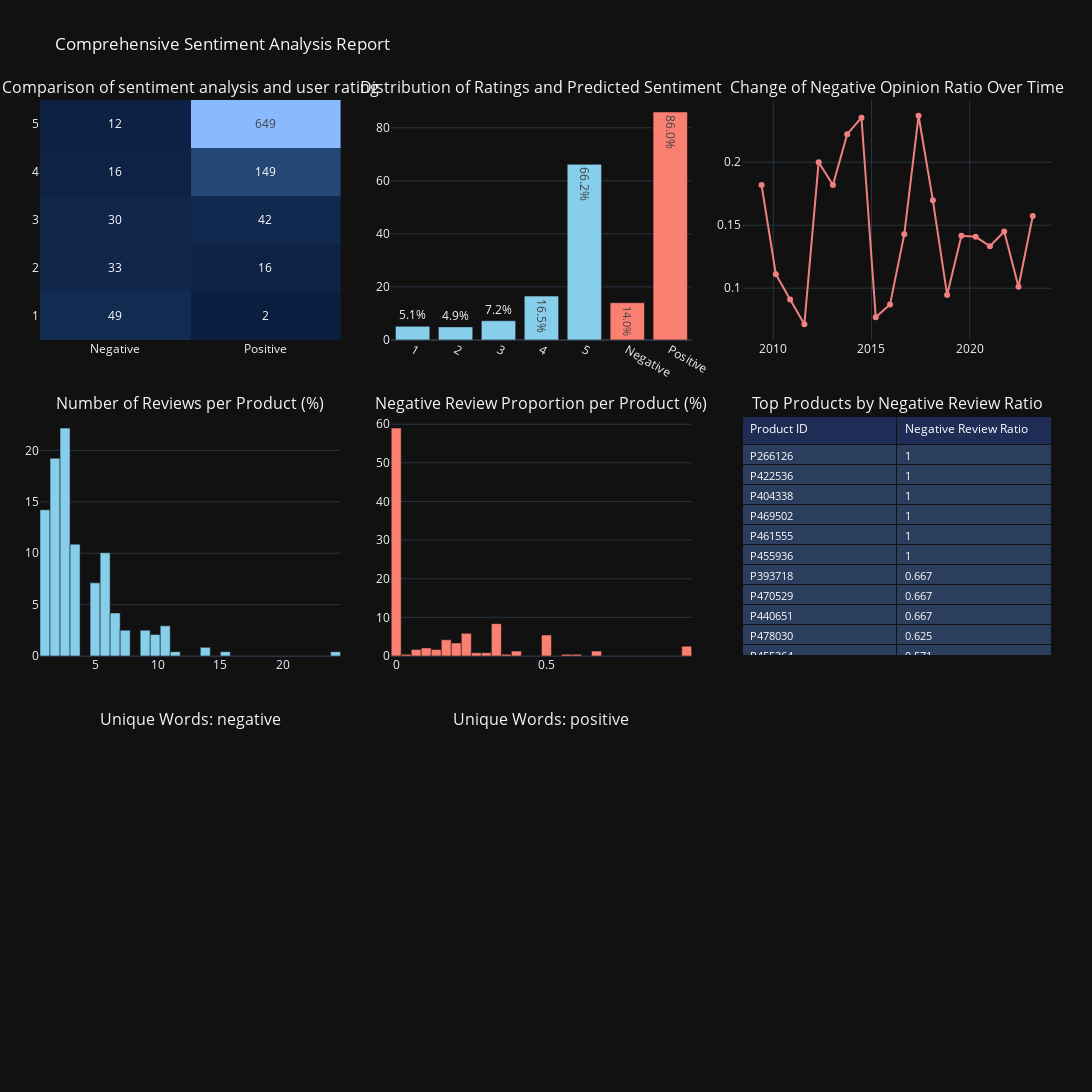

The notebook cell this image was saved under:
### Code cell
import pandas as pd
import numpy as np
import nltk
from nltk.corpus import stopwords
from nltk.stem import WordNetLemmatizer
from collections import Counter
import plotly.graph_objects as go
from plotly.subplots import make_subplots
from wordcloud import WordCloud
from PIL import Image
import io
import base64

# ------ NLTK downloads (odkomentuj przy pierwszym uruchomieniu) ------
# nltk.download('punkt')
# nltk.download('wordnet')
# nltk.download('stopwords')

# ------ Przygotowanie danych przykładowych (zastąp własnym df) ------
# df = pd.read_csv(...) # wczytaj swój DataFrame z kolumnami: rating, predicted_label, review_text, submission_time, product_id
# Zakładam, że df ma kolumny: 'rating', 'predicted_label', 'review_text', 'submission_time', 'product_id'

# ------ Funkcje preprocessingu ------
lemmatizer = WordNetLemmatizer()
stop_words = set(stopwords.words('english'))

def preprocess(text):
    tokens = nltk.word_tokenize(str(text).lower())
    tokens = [lemmatizer.lemmatize(t) for t in tokens if t.isalpha() and t not in stop_words]
    return tokens

df['tokens'] = df['review_text'].apply(preprocess)

# ------ Funkcja unikalnych słów ------
def unique_words_for_label(df, label, n=50):
    tokens_in_label = df[df['predicted_label'] == label]['tokens'].sum()
    counter_label = Counter(tokens_in_label)
    tokens_other = df[df['predicted_label'] != label]['tokens'].sum()
    set_other = set(tokens_other)
    unique_words = {word: freq for word, freq in counter_label.items() if word not in set_other}
    top_unique = sorted(unique_words.items(), key=lambda x: x[1], reverse=True)[:n]
    return dict(top_unique)

labels = df['predicted_label'].dropna().unique()

pivot = pd.crosstab(df['rating'], df['predicted_label'])
custom_blues = [
    [0, '#0a1e3f'],   # ciemny granat
    [0.25, '#274b7c'], 
    [0.5, '#3b6ebd'], 
    [0.75, '#5a90e7'], 
    [1, '#8ab9ff']    # jasny błękit
]

heatmap_fig = go.Figure(data=go.Heatmap(
    z=pivot.values,
    x=pivot.columns,
    y=pivot.index.astype(str),
    colorscale=custom_blues,
    text=pivot.values,
    texttemplate="%{text}",
    showscale=False  # usuwa pasek kolorów po prawej
))

heatmap_fig.update_layout(
    title="Comparison of sentiment analysis and user rating",
    xaxis_title="Predicted Sentiment",
    yaxis_title="Original Rating",
    template="plotly_dark",
    xaxis=dict(showgrid=False),
    yaxis=dict(showgrid=False)
)
\

# ------ Histogramy oryginalnych ratingów i predykcji (w jednej figurze jako 2 słupki obok) ------
rating_counts = df['rating'].value_counts(normalize=True).sort_index() * 100
pred_counts = df['predicted_label'].value_counts(normalize=True).sort_index() * 100

hist_fig = go.Figure()
hist_fig.add_trace(go.Bar(
    x=rating_counts.index.astype(str),
    y=rating_counts.values,
    name='Original Ratings',
    marker_color='skyblue',
    text=[f"{v:.1f}%" for v in rating_counts.values],
    textposition='auto'
))
hist_fig.add_trace(go.Bar(
    x=pred_counts.index.astype(str),
    y=pred_counts.values,
    name='Predicted Sentiment',
    marker_color='salmon',
    text=[f"{v:.1f}%" for v in pred_counts.values],
    textposition='auto'
))
hist_fig.update_layout(
    barmode='group',
    title="Distribution of Original Ratings and Predicted Sentiment Labels",
    xaxis_title="Category",
    yaxis_title="Percentage (%)",
    template="plotly_dark"
)

# ------ Trend zmiany neg/pos ratio w czasie ------
df['date'] = pd.to_datetime(df['submission_time'], errors='coerce')
df_filtered = df[df['predicted_label'].isin(['Negative', 'Positive'])].copy()
df_filtered['time_bin'] = pd.cut(df_filtered['date'].dropna(), bins=20)

counts = df_filtered.groupby(['time_bin', 'predicted_label']).size().unstack(fill_value=0)
counts['neg_to_pos_ratio'] = counts['Negative'] / (counts['Negative'] + counts['Positive'])

bin_right_edges = counts.index.map(lambda x: x.right if pd.notnull(x) else None)

trend_fig = go.Figure()
trend_fig.add_trace(go.Scatter(
    x=bin_right_edges,
    y=counts['neg_to_pos_ratio'],
    mode='lines+markers',
    line=dict(color='lightcoral'),
    name='Negative Opinion Ratio'
))
trend_fig.update_layout(
    title="Change of Negative Opinion Ratio Over Time (20 equal time intervals)",
    xaxis_title="Time (right edge of interval)",
    yaxis_title="Negative Opinion Ratio",
    template="plotly_dark",
    xaxis_tickangle=45
)

# ------ Histogramy dla produktów (liczba opinii i proporcja negatywnych) ------
grouped = df.groupby('product_id')
reviews_count = grouped.size()
negative_count = df.groupby('product_id')['predicted_label'].apply(lambda x: (x=='Negative').sum())
negative_ratio = negative_count / reviews_count

product_fig = make_subplots(rows=1, cols=2, subplot_titles=[
    "Histogram of Number of Reviews per Product (%)",
    "Histogram of Negative Review Proportion per Product (%)"
])

# Histogram liczby opinii %
counts, bins = np.histogram(reviews_count, bins=30)
percentages = counts / counts.sum() * 100

product_fig.add_trace(go.Bar(
    x=bins[:-1],
    y=percentages,
    width=np.diff(bins),
    marker_color='skyblue',
    name='Reviews Count %',
    showlegend=False
), row=1, col=1)

product_fig.update_xaxes(title_text="Number of Reviews", row=1, col=1)
product_fig.update_yaxes(title_text="Percentage of Products", row=1, col=1)

# Histogram proporcji negatywnych opinii %
counts2, bins2 = np.histogram(negative_ratio.dropna(), bins=30)
percentages2 = counts2 / counts2.sum() * 100

product_fig.add_trace(go.Bar(
    x=bins2[:-1],
    y=percentages2,
    width=np.diff(bins2),
    marker_color='salmon',
    name='Negative Ratio %',
    showlegend=False
), row=1, col=2)

product_fig.update_xaxes(title_text="Proportion of Negative Reviews", row=1, col=2)
product_fig.update_yaxes(title_text="Percentage of Products", row=1, col=2)

product_fig.update_layout(
    title_text="Product Review Statistics",
    template="plotly_dark",
    bargap=0.1,
    height=400,
    width=900
)

import plotly.graph_objects as go

# Grupowanie i obliczanie proporcji negatywnych opinii
grouped = df.groupby('product_id')
reviews_count = grouped.size()
negative_count = grouped['predicted_label'].apply(lambda x: (x == 'Negative').sum())
negative_ratio = (negative_count / reviews_count).fillna(0)

# Wybór top 10 produktów o najwyższej proporcji negatywnych opinii
top_negative_products = negative_ratio.sort_values(ascending=False).head(15).reset_index()
top_negative_products.columns = ['product_id', 'negative_ratio']

# Zaokrąglenie wartości do 3 miejsc po przecinku (opcjonalnie)
top_negative_products['negative_ratio'] = top_negative_products['negative_ratio'].round(3)

# Tworzenie tabeli w Plotly
table_fig = go.Figure(data=[go.Table(
    header=dict(
        values=["Product ID", "Negative Review Ratio"],
        fill_color='#1f2c56',
        font=dict(color='white', size=12),
        align='left'
    ),
    cells=dict(
        values=[top_negative_products['product_id'], top_negative_products['negative_ratio']],
        fill_color='#2c3e5e',
        font=dict(color='white', size=11),
        align='left'
    )
)])

table_fig.update_layout(
    template='plotly_dark',
    title="Top 10 Products by Negative Review Ratio"
)



# ------ WordCloud - generowanie obrazków chmur słów ------

def generate_wordcloud_image(freq_dict):
    wc = WordCloud(width=400, height=300, background_color=None, mode="RGBA", colormap='coolwarm')
    wc.generate_from_frequencies(freq_dict)
    img = wc.to_image()
    buffer = io.BytesIO()
    img.save(buffer, format='PNG')
    encoded = base64.b64encode(buffer.getvalue()).decode()
    return "data:image/png;base64," + encoded

wordcloud_images = {}
for label in labels:
    freqs = unique_words_for_label(df, label, n=100)
    wordcloud_images[label] = generate_wordcloud_image(freqs)

# ------ Funkcja do dodawania chmury słów do subplotu z odpowiednim ukryciem osi ------

import plotly.graph_objects as go
from plotly.subplots import make_subplots

def add_wordcloud_to_subplot(fig, img_array, row, col):
    # img_array musi być numpy array obrazu RGB
    fig.add_trace(go.Image(z=img_array), row=row, col=col)
    # Wyłącz osie i siatkę
    fig.update_xaxes(showgrid=False, zeroline=False, visible=False, row=row, col=col, range=[0, img_array.shape[1]])
    fig.update_yaxes(showgrid=False, zeroline=False, visible=False, row=row, col=col, range=[0, img_array.shape[0]], scaleanchor="x")

# Ustawienia raportu - 3 kolumny, 3 rzędy (ostatni rząd na chmury słów)
wc_cols = 3
wc_rows = 1  # np. 2 chmury słów -> 1 wiersz, 3 kolumny

report_fig = make_subplots(
    rows=3, cols=3,
    specs=[
        [{"type":"heatmap"}, {"type":"bar"}, {"type":"scatter"}],
        [{"type":"bar"}, {"type":"bar"}, {"type": "domain"}],
        [{"type":"image"}, {"type":"image"}, None],
    ],

    subplot_titles=[
        "Comparison of sentiment analysis and user rating",
        "Distribution of Ratings and Predicted Sentiment",
        "Change of Negative Opinion Ratio Over Time",
        "Number of Reviews per Product (%)",
        "Negative Review Proportion per Product (%)",
        "Top Products by Negative Review Ratio",
        "Unique Words: Negative",
        "Unique Words: Positive",
        None,
    ],
    column_widths=[0.33, 0.33, 0.34],
    row_heights=[0.3, 0.3, 0.4],
    horizontal_spacing=0.05,
    vertical_spacing=0.08,
)

# Dodajemy wykresy do raportu (przykład, podmień swoje figury)
for trace in heatmap_fig.data:
    report_fig.add_trace(trace, row=1, col=1)

for trace in hist_fig.data:
    report_fig.add_trace(trace, row=1, col=2)

for trace in trend_fig.data:
    report_fig.add_trace(trace, row=1, col=3)

for i, trace in enumerate(product_fig.data):
    col = 1 if i == 0 else 2
    report_fig.add_trace(trace, row=2, col=col)

for trace in table_fig.data:
    report_fig.add_trace(trace, row=2, col=3)


# Dodajemy chmury słów (wordcloud_images[label] = numpy array obrazu)
labels = ['Negative', 'Positive']  # dostosuj do swojego zbioru etykiet
for i, label in enumerate(labels):
    row = 3
    col = i + 1
   # add_wordcloud_to_subplot(report_fig, wordcloud_images[label], row=row, col=col)

# Ukrywamy puste subplott'y - tutaj (3,3)
report_fig.update_xaxes(visible=False, row=3, col=3)
report_fig.update_yaxes(visible=False, row=3, col=3)

# Ustawienia layoutu
report_fig.update_layout(
    height=900 + 350*wc_rows,
    width=1400,
    title_text="Comprehensive Sentiment Analysis Report",
    template="plotly_dark",
    showlegend=False,
    margin=dict(t=100, l=40, r=40, b=40),
)

report_fig.show()



# ------ Zapis raportu do pliku HTML i automatyczne otwarcie ------
from plotly.offline import plot
plot(report_fig, filename="sentiment_analysis_report.html",auto_open=False)

### Figure 1 — Plotly figure (JSON) as saved in the notebook; plotly's stock layout.template omitted (floating-point values rounded to 4 significant figures)
{"data": [{"colorscale": [[0, "#0a1e3f"], [0.25, "#274b7c"], [0.5, "#3b6ebd"], [0.75, "#5a90e7"], [1, "#8ab9ff"]], "showscale": false, "text": [[49, 2], [33, 16], [30, 42], [16, 149], [12, 649]], "texttemplate": "%{text}", "type": "heatmap", "x": ["Negative", "Positive"], "xaxis": "x", "y": ["1", "2", "3", "4", "5"], "yaxis": "y", "z": [[49, 2], [33, 16], [30, 42], [16, 149], [12, 649]]}, {"marker": {"color": "skyblue"}, "name": "Original Ratings", "text": ["5.1%", "4.9%", "7.2%", "16.5%", "66.2%"], "textposition": "auto", "type": "bar", "x": ["1", "2", "3", "4", "5"], "xaxis": "x2", "y": [5.11, 4.91, 7.214, 16.53, 66.23], "yaxis": "y2"}, {"marker": {"color": "salmon"}, "name": "Predicted Sentiment", "text": ["14.0%", "86.0%"], "textposition": "auto", "type": "bar", "x": ["Negative", "Positive"], "xaxis": "x2", "y": [14.03, 85.97], "yaxis": "y2"}, {"line": {"color": "lightcoral"}, "mode": "lines+markers", "name": "Negative Opinion Ratio", "type": "scatter", "x": ["2009-05-27T10:48:00.000000000", "2010-02-16T21:36:00.000000000", "2010-11-09T08:24:00.000000000", "2011-08-01T19:12:00.000000000", "2012-04-23T06:00:00.000000000", "2013-01-13T16:48:00.000000000", "2013-10-06T03:36:00.000000000", "2014-06-28T14:24:00.000000000", "2015-03-21T01:12:00.000000000", "2015-12-11T12:00:00.000000000", "2016-09-01T22:48:00.000000000", "2017-05-25T09:36:00.000000000", "2018-02-14T20:24:00.000000000", "2018-11-07T07:12:00.000000000", "2019-07-30T18:00:00.000000000", "2020-04-21T04:48:00.000000000", "2021-01-11T15:36:00.000000000", "2021-10-04T02:24:00.000000000", "2022-06-26T13:12:00.000000000", "2023-03-19T00:00:00.000000000"], "xaxis": "x3", "y": [0.1818, 0.1111, 0.09091, 0.07143, 0.2, 0.1818, 0.2222, 0.2353, 0.07692, 0.08696, 0.1429, 0.2368, 0.1698, 0.09459, 0.1416, 0.1407, 0.1333, 0.1449, 0.1011, 0.1573], "yaxis": "y3"}, {"marker": {"color": "skyblue"}, "name": "Reviews Count %", "showlegend": false, "type": "bar", "width": [0.8, 0.8, 0.8, 0.8, 0.8, 0.8, 0.8, 0.8, 0.8, 0.8, 0.8, 0.8, 0.8, 0.8, 0.8, 0.8, 0.8, 0.8, 0.8, 0.8, 0.8, 0.8, 0.8, 0.8, 0.8, 0.8, 0.8, 0.8, 0.8, 0.8], "x": [1, 1.8, 2.6, 3.4, 4.2, 5, 5.8, 6.6, 7.4, 8.2, 9, 9.8, 10.6, 11.4, 12.2, 13, 13.8, 14.6, 15.4, 16.2, 17, 17.8, 18.6, 19.4, 20.2, 21, 21.8, 22.6, 23.4, 24.2], "xaxis": "x4", "y": [14.23, 19.25, 22.18, 10.88, 0, 7.113, 10.04, 4.184, 2.51, 0, 2.51, 2.092, 2.929, 0.4184, 0, 0, 0.8368, 0, 0.4184, 0, 0, 0, 0, 0, 0, 0, 0, 0, 0, 0.4184], "yaxis": "y4"}, {"marker": {"color": "salmon"}, "name": "Negative Ratio %", "showlegend": false, "type": "bar", "width": [0.03333, 0.03333, 0.03333, 0.03333, 0.03333, 0.03333, 0.03333, 0.03333, 0.03333, 0.03333, 0.03333, 0.03333, 0.03333, 0.03333, 0.03333, 0.03333, 0.03333, 0.03333, 0.03333, 0.03333, 0.03333, 0.03333, 0.03333, 0.03333, 0.03333, 0.03333, 0.03333, 0.03333, 0.03333, 0.03333], "x": [0, 0.03333, 0.06667, 0.1, 0.1333, 0.1667, 0.2, 0.2333, 0.2667, 0.3, 0.3333, 0.3667, 0.4, 0.4333, 0.4667, 0.5, 0.5333, 0.5667, 0.6, 0.6333, 0.6667, 0.7, 0.7333, 0.7667, 0.8, 0.8333, 0.8667, 0.9, 0.9333, 0.9667], "xaxis": "x5", "y": [59.0, 0.4184, 1.674, 2.092, 1.674, 4.184, 3.347, 5.858, 0.8368, 0.8368, 8.368, 0.4184, 1.255, 0, 0, 5.439, 0, 0.4184, 0.4184, 0, 1.255, 0, 0, 0, 0, 0, 0, 0, 0, 2.51], "yaxis": "y5"}, {"cells": {"align": "left", "fill": {"color": "#2c3e5e"}, "font": {"color": "white", "size": 11}, "values": [["P266126", "P422536", "P404338", "P469502", "P461555", "P455936", "P393718", "P470529", "P440651", "P478030", "P455364", "P3617", "P428250", "P400207", "P443840"], [1, 1, 1, 1, 1, 1, 0.667, 0.667, 0.667, 0.625, 0.571, 0.5, 0.5, 0.5, 0.5]]}, "domain": {"x": [0.694, 1], "y": [0.416, 0.668]}, "header": {"align": "left", "fill": {"color": "#1f2c56"}, "font": {"color": "white", "size": 12}, "values": ["Product ID", "Negative Review Ratio"]}, "type": "table"}], "layout": {"annotations": [{"font": {"size": 16}, "showarrow": false, "text": "Comparison of sentiment analysis and user rating", "x": 0.1485, "xanchor": "center", "xref": "paper", "y": 1, "yanchor": "bottom", "yref": "paper"}, {"font": {"size": 16}, "showarrow": false, "text": "Distribution of Ratings and Predicted Sentiment", "x": 0.4955, "xanchor": "center", "xref": "paper", "y": 1, "yanchor": "bottom", "yref": "paper"}, {"font": {"size": 16}, "showarrow": false, "text": "Change of Negative Opinion Ratio Over Time", "x": 0.847, "xanchor": "center", "xref": "paper", "y": 1, "yanchor": "bottom", "yref": "paper"}, {"font": {"size": 16}, "showarrow": false, "text": "Number of Reviews per Product (%)", "x": 0.1485, "xanchor": "center", "xref": "paper", "y": 0.668, "yanchor": "bottom", "yref": "paper"}, {"font": {"size": 16}, "showarrow": false, "text": "Negative Review Proportion per Product (%)", "x": 0.4955, "xanchor": "center", "xref": "paper", "y": 0.668, "yanchor": "bottom", "yref": "paper"}, {"font": {"size": 16}, "showarrow": false, "text": "Top Products by Negative Review Ratio", "x": 0.847, "xanchor": "center", "xref": "paper", "y": 0.668, "yanchor": "bottom", "yref": "paper"}, {"font": {"size": 16}, "showarrow": false, "text": "Unique Words: negative", "x": 0.1485, "xanchor": "center", "xref": "paper", "y": 0.336, "yanchor": "bottom", "yref": "paper"}, {"font": {"size": 16}, "showarrow": false, "text": "Unique Words: positive", "x": 0.4955, "xanchor": "center", "xref": "paper", "y": 0.336, "yanchor": "bottom", "yref": "paper"}], "height": 1250, "margin": {"b": 40, "l": 40, "r": 40, "t": 100}, "showlegend": false, "title": {"text": "Comprehensive Sentiment Analysis Report"}, "width": 1400, "xaxis": {"anchor": "y", "domain": [0, 0.297]}, "xaxis2": {"anchor": "y2", "domain": [0.347, 0.644]}, "xaxis3": {"anchor": "y3", "domain": [0.694, 1]}, "xaxis4": {"anchor": "y4", "domain": [0, 0.297]}, "xaxis5": {"anchor": "y5", "domain": [0.347, 0.644]}, "xaxis6": {"anchor": "y6", "domain": [0, 0.297]}, "xaxis7": {"anchor": "y7", "domain": [0.347, 0.644]}, "yaxis": {"anchor": "x", "domain": [0.748, 1]}, "yaxis2": {"anchor": "x2", "domain": [0.748, 1]}, "yaxis3": {"anchor": "x3", "domain": [0.748, 1]}, "yaxis4": {"anchor": "x4", "domain": [0.416, 0.668]}, "yaxis5": {"anchor": "x5", "domain": [0.416, 0.668]}, "yaxis6": {"anchor": "x6", "domain": [0, 0.336]}, "yaxis7": {"anchor": "x7", "domain": [0, 0.336]}}}
